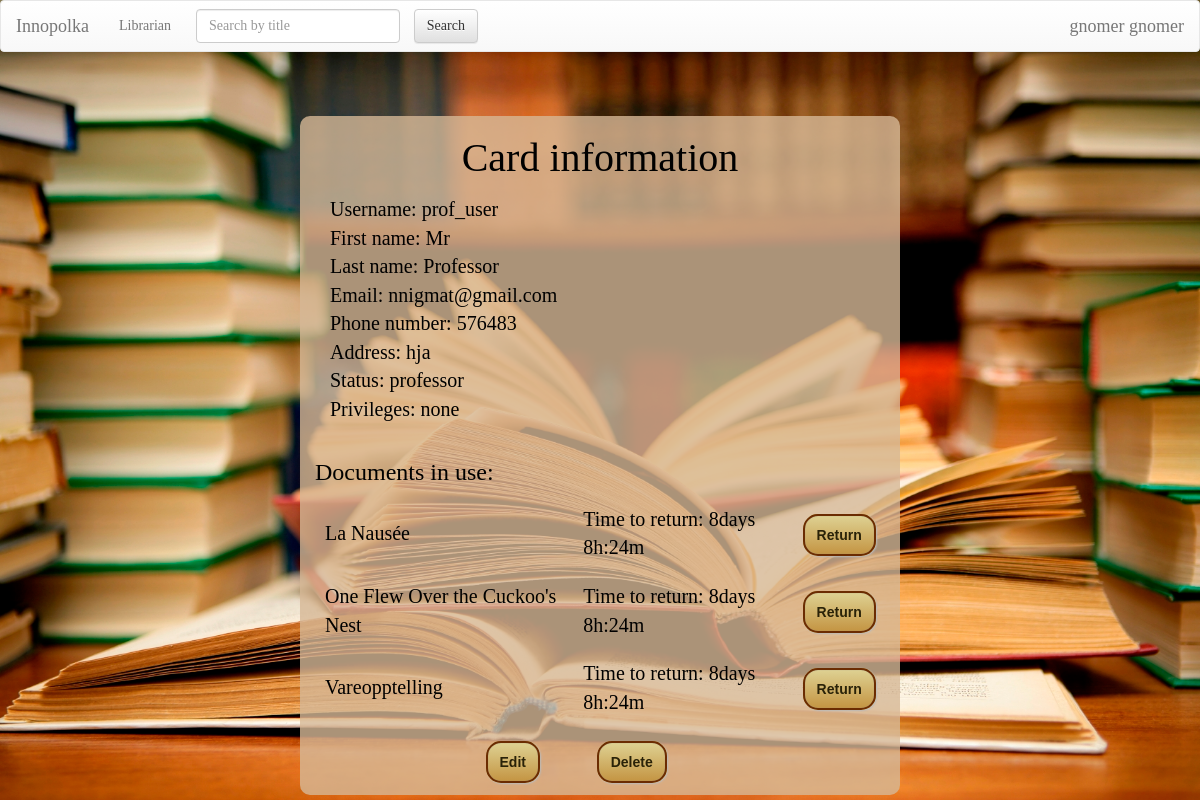
/user/?id=29 (signed in), run on the app's committed database.
### UserCards/models.py (models this page shows, shortened)
class UserProfile(models.Model):
    user = models.OneToOneField(User, on_delete=models.CASCADE)
    phone_number = models.CharField(max_length=15, null=True, blank=True)
    address = models.CharField(max_length=250, null=True, blank=True)
    status = models.CharField(max_length=250, default='student')
    privileges = models.CharField(max_length=250, default='no privileges')

### Documents/models.py (models this page shows, shortened)
class DocumentCopy(models.Model):
    doc = models.ForeignKey(Document, blank=True, default=None, on_delete=models.CASCADE) # link document which is checked out
    checked_up_by_whom = models.ForeignKey(User, blank=True, default=None, on_delete=models.CASCADE) # link to holder
    date = models.DateTimeField(default=str(datetime.datetime.today().strftime("%Y-%m-%d %H:%M")))
    returning_date = models.DateTimeField(default=str(datetime.datetime.today().strftime("%Y-%m-%d %H:%M")))
    time_left = models.CharField(null=True, max_length=250)
    fine_price = models.IntegerField(null=True)
    renewed = models.BooleanField(default=False)
    class Meta:
        verbose_name_plural = 'Document copies'
    def __str__(self):
        return self.doc.title

class Document(models.Model):
    title = models.CharField(max_length=250)
    price = models.IntegerField()
    keywords = models.CharField(max_length=250) # the list of keywords stored in string
    authors = models.CharField(max_length=250) # the list of authors in string format splitted by space
    cover = models.CharField(max_length=1000, default="https://lh3.googleusercontent.com/zqfUbCXdb1oGmsNEzNxTjQU5ZlS3x46nQoB83sFbRSlMnpDTZgdVCe_LvCx-rl7sOA=w300")
    copies = models.PositiveIntegerField(default=1)
    type = models.CharField(max_length=100, default='Document')
    is_bestseller = models.BooleanField(default=False)
    is_reference = models.BooleanField(default=False)
    level = models.PositiveIntegerField(default=1)
    room = models.PositiveIntegerField(default=1)

### Documents/librarian_view.py (the view)
    def inner(request, *args, **kwargs):
        if request.user.is_authenticated:
            return func(request, *args, **kwargs)
        return redirect('/')

### Documents/librarian_view.py (called while the page is built)
def need_logged_in(func):
    def inner(request, *args, **kwargs):
        if request.user.is_authenticated:
            return func(request, *args, **kwargs)
        return redirect('/')
    return inner

### UserCards/templates/UserCards/index.html (shortened to what this page needs)
{% extends 'Documents/base.html' %}
{% load staticfiles %}
{% block body %}
    <link rel="stylesheet" type="text/css" href="{% static 'UserCards/usercards_style.css' %}"/>
    <div class="container">
    <h2 class="black">Card information</h2>
    <p>
        {% for field, value in fields %}
            {{ field }}: {{ value }}
            <br>
        {% endfor %}
    </p>
    <div>
        <table class="used-docs">
            <th colspan="3"><h3>Documents in use:</h3></th>
            {% for copy in copies %}
                <tr>
                    <td><a href="/{{ copy.doc.id }}">{{ copy }}</a></td>
                    <td>{{ copy.time_left }}<br></td>
                    {% if user.is_staff %}
                        <td><a class="button" href="/requests/return/?copy_id={{ copy.id }}" onclick="
                                return confirm('Return {{ copy.doc.title }} from {{ copy.checked_up_by_whom.username }} back?');
                                ">Return</a></td>
                    {% endif %}
                </tr>
            {% endfor %}
        </table>
        {% if user.is_staff %}
            {% if user.is_superuser or user == current_user or not current_user.is_staff %}
                <table class="edit_del">
                <tr>
                <td><a class="button" href="/user/edit/{{ current_user.id }}">Edit</a></td>
                {% if user.is_superuser or user.userprofile.privileges == 'priv3' %}
                    <td><a class="button" href="/user/delete/{{ current_user.id }}"
                           onclick="return confirm('Delete {{ current_user.username }}?')">Delete</a></td>
                {% endif %}
            {% endif %}
        </tr>
        </table>
        {% endif %}
    </div>
{% endblock %}

### Documents/templates/Documents/base.html (shortened to what this page needs)
<!DOCTYPE html>
<html lang="en">
<head>
    {% load staticfiles %}
    <link rel="stylesheet" href="//maxcdn.bootstrapcdn.com/bootstrap/3.2.0/css/bootstrap.min.css">
    <link rel="stylesheet" href="//maxcdn.bootstrapcdn.com/bootstrap/3.2.0/css/bootstrap-theme.min.css">
</head>
<body>
<nav class="navbar navbar-default">
    <div class="container-fluid">
        <div class="navbar-header">
            <a class="navbar-brand" href="/">Innopolka</a>
            <ul class="nav navbar-nav navbar-right">
                {% if user.is_staff %}
                <li class="nav-item dropdown">
                    <a class="nav-link dropdown-toggle" href="/user/" id="dropdown01" data-toggle="dropdown"
                       aria-haspopup="true" aria-expanded="false">{% if user.is_superuser %}Admin{% else %}Librarian{% endif %}</a>
            </ul>
            {% endif %}
        </div>
        <div class="collapse navbar-collapse" id="bs-example-navbar-collapse-1">
            <form class="navbar-form navbar-left" action="/">
                <div class="form-group">
                    <input type="text" class="form-control" name="q" placeholder="Search by title" >
                </div>
                <input type="submit" class="btn btn-default not_wide" value="Search">
            </form>
            <ul class="nav navbar-nav navbar-right">
                {% if user.is_anonymous %}
                    <li><a href="/user/login">Log In</a></li>
                {% elif user.is_authenticated %}
                <ul class="nav navbar-nav navbar-right">
                <li class="nav-item dropdown">
                    <a class="navbar-brand" href="/user/?id={{user.id}}" id="dropdown02" data-toggle="dropdown"
                       aria-haspopup="true" aria-expanded="false">{{ user.first_name }} {{user.last_name}}</a>
            </ul>
                {% endif %}
            </ul>
        </div>
    </div>
</nav>
{% block body %}{% endblock %}
</body>
</html>

### UserCards/static/UserCards/usercards_style.css (style rules this page uses)
body { background-color: #0a0a1f; font-family: Futura; color: white; }

### Documents/templates/Documents/base.html (style rules this page uses)
body { font-family: Futura; color: white; background: url("/Documents/static/images/background.jpg") no-repeat fixed center center; background-size: cover; }
table { border: 3px solid saddlebrown; border-radius: 5px; width: 80%; background-color: rgba(214, 184, 150, 0.8); color: black; empty-cells: hide; text-align: center; margin: 10px; }
tr { border: 1px solid saddlebrown; text-align: center; }
td { border: 1px solid saddlebrown; padding: 10px; font-size: 20px; color: black; }
.container { background-color: rgba(214, 184, 150, 0.8); color: saddlebrown; font-size: 15px; margin: 0 auto; overflow: visible; position: absolute; left: 38%; top: 25%; width: 24%; border-radius: 10px; }
form { padding: 5px; color: black; font-size: 15px; margin: 5px; }
input { background-color: floralwhite; border: 2px solid saddlebrown; border-radius: 5px; margin: 0 0 0 10px; left: 50%; }
h2 { color: black; font-size: 40px; text-align: center; }
.button { text-decoration: none; text-align: center; padding: 11px 12px; border: solid 2px #6b2c02; -webkit-border-radius: 15px; -moz-border-radius: 15px; border-radius: 15px; font: 14px "Lucida Sans Unicode", "Lucida Grande", sans-serif; font-weight: bold; color: #292208; background-color: #ded192; background-image: -moz-linear-gradient(top, #ded192 0%, #c49543 100%); background-image: -webkit-linear-gradient(top, #ded192 0%, #c49543 100%); background-image: -o-linear-gradient(top, #ded192 0%, #c49543 100%); background-image: -ms-linear-gradient(top, #ded192 0%, #c49543 100%); filter: progid:DXImageTransform.Microsoft.gradient(startColorstr='#c49543', endColorstr='#c49543', GradientType=0); background-image: linear-gradient(top, #ded192 0%, #c49543 100%); -webkit-box-shadow: 1px 1px 2px #bababa, inset 0px 0px 1px #969393; -moz-box-shadow: 1px 1px 2px #bababa, inset 0px 0px 1px #969393; box-shadow: 1px 1px 2px #bababa, inset 0px 0px 1px #969393; }

### UserCards/templates/UserCards/index.html (style rules this page uses)
.container { background-color: rgba(214, 184, 150, 0.8); color: saddlebrown; font-size: 15px; overflow: visible; position: absolute; width: 50%; border: 0; border-radius: 10px; margin-left: -13%; margin-top: -7%; }
h2 { color: white; font-size: 40px; text-align: center; }
form { padding: 5px; color: black; font-size: 15px; margin: 5px; }
input { background-color: floralwhite; border: 2px solid saddlebrown; border-radius: 5px; margin: 0 0 0 10px; left: 50%; }
p { color: black; margin: 15px; font-size: 20px; }
a { color: black; text-decoration: none; }
table { border: none; border-radius: 10px; width: 50%; background-color: rgba(214, 184, 150, 0.8); margin: 1% 10px 10px 25%; }
tr { border: none; text-align: left; }
td { border: none; text-align: left; }
.black { color: black; }
.used-docs { width: 100%; background-color: rgba(214, 184, 150, 0); margin-left: 0; }
.button { margin: 1%; }
.edit_del { background-color: rgba(214, 184, 150, 0); width: 43%; margin-left: 28%; }

### data on the page
UserProfile: fields "576483" "hja" "professor" "none"
DocumentCopy: doc.title "La Nausée", time_left "Time to return: 8days 8h:24m"
DocumentCopy: doc.title "One Flew Over the Cuckoo's Nest", time_left "Time to return: 8days 8h:24m"
DocumentCopy: doc.title "Vareopptelling", time_left "Time to return: 8days 8h:24m"

### other printed values
{{ user.first_name }} "gnomer"
{{ user.last_name }} "gnomer"
{{ field }} "Username" "First name" "Last name" "Email" "Phone number" "Address" "Status" "Privileges"
{{ value }} "prof_user" "Mr" "Professor" "nnigmat@gmail.com"
